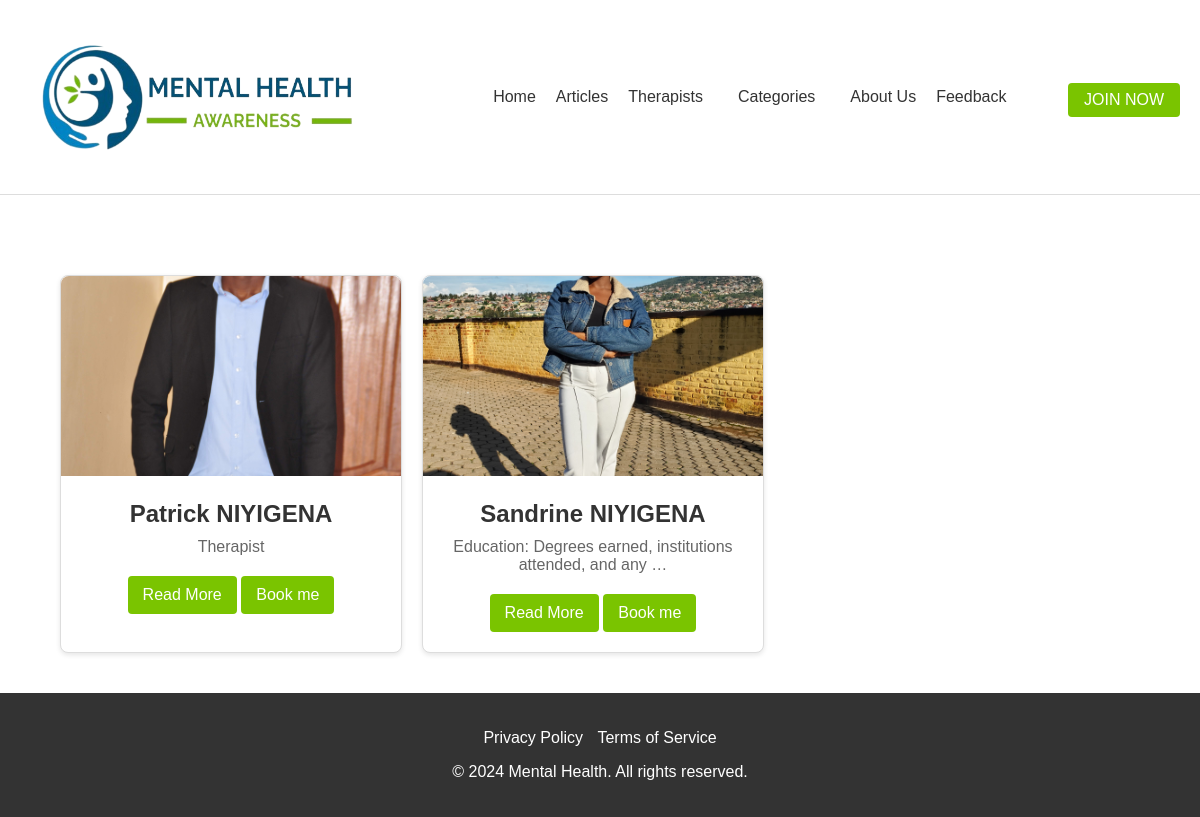
Page /therapists/ on the earlier database version.
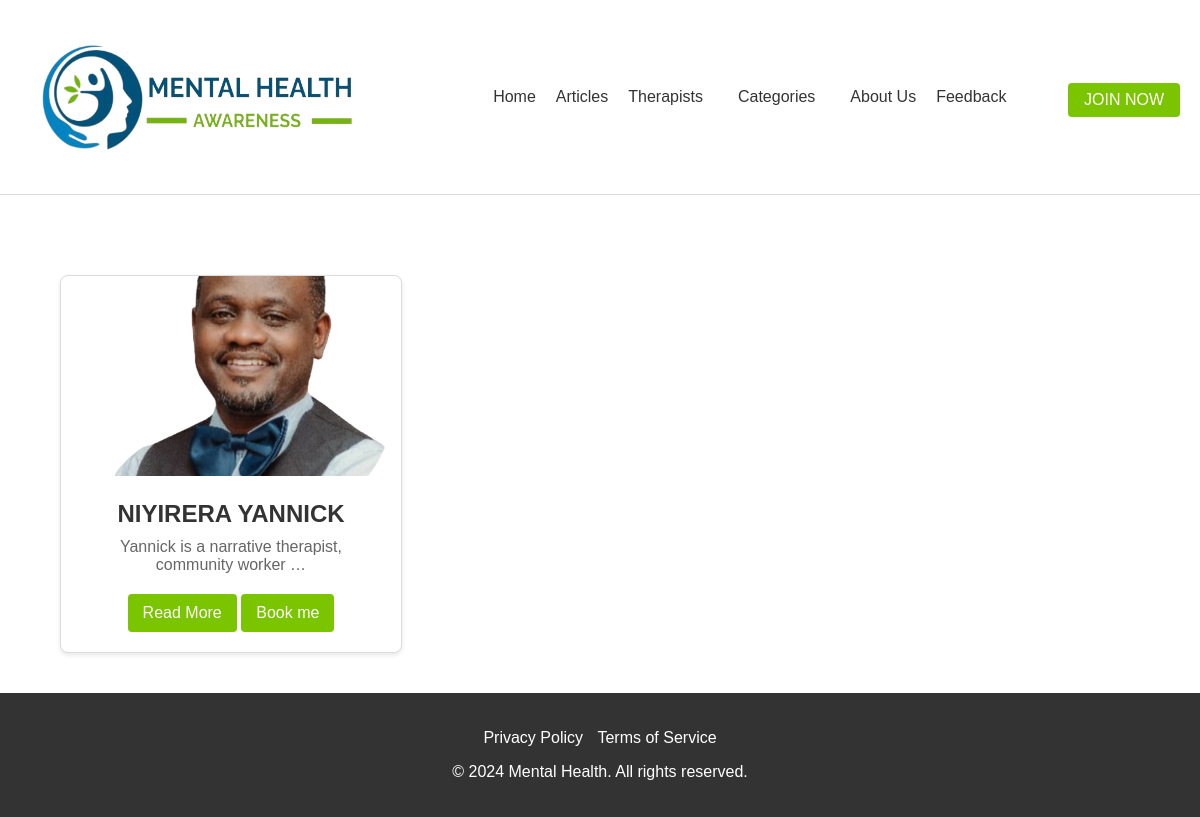
Same page on the later database version.
### core/models.py (models this page shows, shortened)
class Therapist(models.Model):
    user = models.OneToOneField(User, on_delete=models.CASCADE)
    profile_picture = models.ImageField(upload_to='therapists/')
    names = models.CharField(max_length=255)
    bio = models.TextField()
    telephone = models.CharField(max_length=15,help_text="Phone number must be entered in the format: '+999999999'. Up to 15 digits allowed.")
    email = models.EmailField()

### core/views.py (the view)
# urls.py: path('therapists/', views.therapist_list, name='therapist_list'),
def therapist_list(request):
    therapists = Therapist.objects.all()
    return render(request, 'therapist/therapist_list.html', {'therapists': therapists, 'categories': CATEGORIES})

### templates/therapist/therapist_list.html (shortened to what this page needs)
{% extends 'base.html' %}
{% block content %}
{% load static %}
    <div class="container">
        <div class="quiz-cards">
            {% for therapist in therapists %}
                <div class="card">
                    <img src="{{ therapist.profile_picture.url }}" alt="{{ therapist.names }}">
                    <center>
                        <div class="card-content">
                            <h3>{{ therapist.names | truncatewords:7 }}</h3>
                            <p>{{ therapist.bio | truncatewords:7 }}</p>
                            <a href="{% url 'therapist_detail' therapist.id %}">Read More</a>
                            <a href="{% url 'book_therapist' therapist.id %}">Book me</a>
                        </div>
                    </center>
                </div>
            {% endfor %}
        </div>
    </div>
{% endblock %}

### templates/base.html (shortened to what this page needs)
{% load static %}
<!DOCTYPE html>
<html lang="en">
<head>
    <link rel="stylesheet" href="{% static 'css/style.css' %}">
</head>
<body>
    <header>
        <div class="cont-header">
            <div class="logo">
                <a id="header_logo" href="/">
                    <img src="{% static 'images/logo.png' %}" width="350px" height="150px"/>
                 </a>
            </div>
            <nav>
                <ul>
                    <li><a href="/">Home</a></li>
                    <li><a href="{% url 'article_list' %}">Articles</a></li>
                    <li><a href="{% url 'therapist_list' %}">Therapists</a></li>
                    <li class="dropdown">
                        <a href="#" class="dropbtn">Categories</a>
                    </li>
                    <li><a href="{% url 'about' %}">About Us</a></li>
                    <li><a href="{% url 'feedback' %}">Feedback</a></li>
                </ul>
            </nav>
            {% if user.is_authenticated %}
    <div class="profile">
        <div class="dropdown">
            {% if user.profile.image %}
                <img src="{{ user.profile.image.url }}" alt="Profile Picture" class="dropbtn">
            {% else %}
                <img src="{% static 'images/profile.png' %}" alt="Default Profile Picture">
            {% endif %}
            <div class="dropdown-content">
                {% if user.role == 'Therapist' %}
                    <a href="{% url 'patient_dashboard' %}">My Dashboard</a>
                {% elif user.role == 'Patient' %}
                    <a href="{% url 'therapist_dashboard' %}">My Dashboard</a>
                {% else %}
                    <a href="{% url 'therapist_dashboard' %}">My Dashboard</a>
                {% endif %}
                <a href="#">My Profile</a>
                <a href="{% url 'logout' %}">Logout</a>
            </div>
        </div>
    </div>
{% else %}
    <div class="profile">
        <a href="{% url 'login' %}" class="join-now">JOIN NOW</a>
    </div>
{% endif %}
        </div>
    </header>
    <main>
        {% block content %}
        {% endblock %}
    </main>
    <footer>
        <div class="container">
            <ul class="menu-footer">
                <li><a href="{% url 'article_list' %}">Privacy Policy</a></li>
                <li><a href="{% url 'article_list' %}">Terms of Service</a></li>
            </ul>
            <p>&copy; {% now "Y" %} Mental Health. All rights reserved.</p>
        </div>
    </footer>
</body>
</html>

### static/css/style.css (style rules this page uses)
body { font-family: Arial, sans-serif; margin: 0; padding: 0; background-color: #fff; }
.container { width: 90%; margin: 0 auto; }
header { background-color: #fff; padding: 20px 0; border-bottom: 1px solid #ddd; }
.cont-header { max-width: 1200px; margin: 0 auto; padding: 0 20px; display: flex; align-items: center; justify-content: space-between; }
nav { display: flex; align-items: center; }
nav ul { list-style: none; margin: 0; padding: 0; display: flex; gap: 20px; }
nav ul li a { text-decoration: none; color: #333; font-size: 16px; }
main { padding: 40px 0; }
.quiz-cards { display: flex; flex-wrap: wrap; gap: 20px; margin-top: 40px; }
.card { background-color: #fff; border: 1px solid #ddd; border-radius: 8px; width: calc(33.333% - 20px); box-shadow: 0 2px 5px rgba(0, 0, 0, 0.1); transition: box-shadow 0.3s ease; }
.card img { width: 100%; height: 200px; object-fit: cover; border-top-left-radius: 8px; border-top-right-radius: 8px; }
.card-content { padding: 20px; }
.card-content h3 { font-size: 1.5em; margin: 0 0 10px; color: #333; }
.card-content p { font-size: 1em; color: #666; margin: 0 0 20px; }
.card-content a { display: inline-block; padding: 10px 15px; text-decoration: none; background-color: #7ac400; color: #fff; border-radius: 4px; }
.join-now { display: inline-block; padding: 8px 16px; background-color: #7ac400; color: #fff; text-decoration: none; border-radius: 4px; float: left; margin-top: 5px; }
.dropbtn { background-color: transparent; color: #333; padding: 10px 15px; font-size: 16px; border: none; cursor: pointer; }
footer { background-color: #333; color: #fff; padding: 20px 0; text-align: center; }
.menu-footer { list-style: none; padding: 0; }
.menu-footer li { display: inline; margin-right: 10px; }
.menu-footer li:last-child { margin-right: 0; }
.menu-footer li a { color: #fff; text-decoration: none; }

Differences in the rows shown:
removed Therapist: profile_picture (picture), names "Patrick NIYIGENA", bio "Therapist"
removed Therapist: profile_picture (picture), names "Sandrine NIYIGENA", bio "Education: Degrees earned, institutions attended, and any …"
added Therapist: profile_picture (picture), names "NIYIRERA YANNICK", bio "Yannick is a narrative therapist, community worker …"
